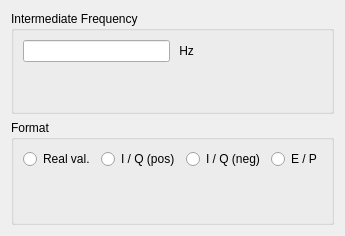
        <widget class="QWidget" name="tabOutput">
         <attribute name="title">
          <string>Output</string>
         </attribute>
         <layout class="QVBoxLayout" name="verticalLayout_3">
          <property name="spacing">
           <number>6</number>
          </property>
          <property name="margin">
           <number>11</number>
          </property>
          <item>
           <widget class="QGroupBox" name="ButtonGroupIF">
            <property name="title">
             <string>Intermediate Frequency</string>
            </property>
            <layout class="QVBoxLayout" name="verticalLayout_7">
             <item>
              <layout class="QHBoxLayout" name="horizontalLayout_2">
               <item>
                <widget class="QLineEdit" name="LineEditSndCrdIF">
                 <property name="sizePolicy">
                  <sizepolicy hsizetype="Minimum" vsizetype="Minimum">
                   <horstretch>0</horstretch>
                   <verstretch>0</verstretch>
                  </sizepolicy>
                 </property>
                 <property name="minimumSize">
                  <size>
                   <width>90</width>
                   <height>0</height>
                  </size>
                 </property>
                 <property name="maxLength">
                  <number>24</number>
                 </property>
                </widget>
               </item>
               <item>
                <widget class="QLabel" name="TextLabelIFUnit">
                 <property name="sizePolicy">
                  <sizepolicy hsizetype="Minimum" vsizetype="Minimum">
                   <horstretch>0</horstretch>
                   <verstretch>0</verstretch>
                  </sizepolicy>
                 </property>
                 <property name="text">
                  <string> Hz</string>
                 </property>
                 <property name="wordWrap">
                  <bool>false</bool>
                 </property>
                 <property name="indent">
                  <number>-1</number>
                 </property>
                </widget>
               </item>
              </layout>
             </item>
             <item>
              <spacer name="verticalSpacer_2">
               <property name="orientation">
                <enum>Qt::Vertical</enum>
               </property>
               <property name="sizeHint" stdset="0">
                <size>
                 <width>20</width>
                 <height>40</height>
                </size>
               </property>
              </spacer>
             </item>
            </layout>
           </widget>
          </item>
          <item>
           <widget class="QGroupBox" name="GroupBoxOutput">
            <property name="title">
             <string>Format</string>
            </property>
            <property name="radioButtonExclusive" stdset="0">
             <bool>true</bool>
            </property>
            <layout class="QVBoxLayout" name="verticalLayout_6">
             <item>
              <layout class="QHBoxLayout" name="horizontalLayout_3">
               <item>
                <widget class="QRadioButton" name="RadioButtonOutReal">
                 <property name="sizePolicy">
                  <sizepolicy hsizetype="Minimum" vsizetype="Minimum">
                   <horstretch>0</horstretch>
                   <verstretch>0</verstretch>
                  </sizepolicy>
                 </property>
                 <property name="text">
                  <string>Real val.</string>
                 </property>
                 <attribute name="buttonGroup">
                  <string notr="true">ButtonGroupOutput</string>
                 </attribute>
                </widget>
               </item>
               <item>
                <widget class="QRadioButton" name="RadioButtonOutIQPos">
                 <property name="sizePolicy">
                  <sizepolicy hsizetype="Minimum" vsizetype="Minimum">
                   <horstretch>0</horstretch>
                   <verstretch>0</verstretch>
                  </sizepolicy>
                 </property>
                 <property name="text">
                  <string>I / Q (pos)</string>
                 </property>
                 <attribute name="buttonGroup">
                  <string notr="true">ButtonGroupOutput</string>
                 </attribute>
                </widget>
               </item>
               <item>
                <widget class="QRadioButton" name="RadioButtonOutIQNeg">
                 <property name="sizePolicy">
                  <sizepolicy hsizetype="Minimum" vsizetype="Minimum">
                   <horstretch>0</horstretch>
                   <verstretch>0</verstretch>
                  </sizepolicy>
                 </property>
                 <property name="text">
                  <string>I / Q (neg)</string>
                 </property>
                 <attribute name="buttonGroup">
                  <string notr="true">ButtonGroupOutput</string>
                 </attribute>
                </widget>
               </item>
               <item>
                <widget class="QRadioButton" name="RadioButtonOutEP">
                 <property name="sizePolicy">
                  <sizepolicy hsizetype="Minimum" vsizetype="Minimum">
                   <horstretch>0</horstretch>
                   <verstretch>0</verstretch>
                  </sizepolicy>
                 </property>
                 <property name="text">
                  <string>E / P</string>
                 </property>
                 <attribute name="buttonGroup">
                  <string notr="true">ButtonGroupOutput</string>
                 </attribute>
                </widget>
               </item>
              </layout>
             </item>
             <item>
              <spacer name="verticalSpacer_3">
               <property name="orientation">
                <enum>Qt::Vertical</enum>
               </property>
               <property name="sizeHint" stdset="0">
                <size>
                 <width>20</width>
                 <height>44</height>
                </size>
               </property>
              </spacer>
             </item>
            </layout>
           </widget>
          </item>
         </layout>
        </widget>
